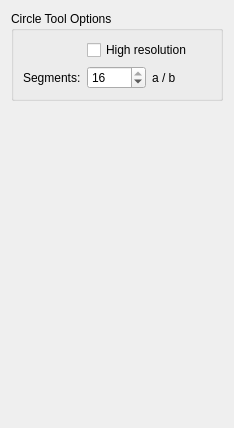
        <widget class="QWidget" name="pageEditModeOptions">
         <property name="geometry">
          <rect>
           <x>0</x>
           <y>0</y>
           <width>234</width>
           <height>428</height>
          </rect>
         </property>
         <attribute name="label">
          <string>Tool Options</string>
         </attribute>
         <layout class="QVBoxLayout" name="verticalLayout_4">
          <item>
           <widget class="QGroupBox" name="groupBox">
            <property name="title">
             <string>Circle Tool Options</string>
            </property>
            <layout class="QVBoxLayout" name="verticalLayout_5">
             <item>
              <layout class="QFormLayout" name="formLayout">
               <item row="0" column="1">
                <widget class="QCheckBox" name="ringToolHiRes">
                 <property name="text">
                  <string>High resolution</string>
                 </property>
                </widget>
               </item>
               <item row="1" column="0">
                <widget class="QLabel" name="label">
                 <property name="text">
                  <string>Segments:</string>
                 </property>
                </widget>
               </item>
               <item row="1" column="1">
                <layout class="QHBoxLayout" name="horizontalLayout_2">
                 <item>
                  <widget class="QSpinBox" name="ringToolSegments">
                   <property name="enabled">
                    <bool>true</bool>
                   </property>
                   <property name="minimum">
                    <number>1</number>
                   </property>
                   <property name="maximum">
                    <number>16</number>
                   </property>
                   <property name="value">
                    <number>16</number>
                   </property>
                  </widget>
                 </item>
                 <item>
                  <widget class="QLabel" name="ringToolSegmentsLabel">
                   <property name="text">
                    <string>a / b</string>
                   </property>
                  </widget>
                 </item>
                </layout>
               </item>
              </layout>
             </item>
            </layout>
           </widget>
          </item>
          <item>
           <spacer name="verticalSpacer">
            <property name="orientation">
             <enum>Qt::Vertical</enum>
            </property>
            <property name="sizeHint" stdset="0">
             <size>
              <width>20</width>
              <height>40</height>
             </size>
            </property>
           </spacer>
          </item>
         </layout>
        </widget>
